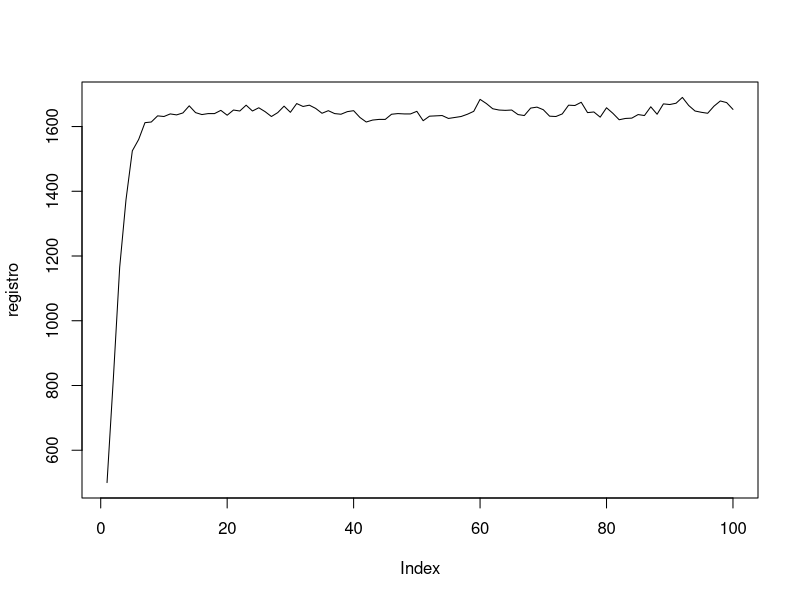

Generate this figure with R: (Note: this script raises an error after producing the figure.)
#================================================
#primeira versao do modelo, controle populacional 
#de presas
b = 1e-6; #parametro de reproducao
tempo = 100 #tempo maximo
#(pensar em como armazenar isso)

D = 500 #vamos armazenar como variavel atomica
registro = rep(NA, tempo)#vetor de tamanho populacional
#ao longo do tempo
registro[1] = D #guardando a populacao inicial

for(i in 2:tempo)
{
  #a cada passo de tempo, cada presa pode viver ou morrer
  D = rbinom(1, size = D, prob = 0.9)
  #entre as vivas, sorteamos um número de filhotes
  #produzidos
  lambda = exp(-b*D^2)
  D = D + sum(rpois(n = D, lambda = lambda))
  
  registro[i] = D
  #filhotes se tornam presas adultas na próxima rodada
}

#produzir um plot de tamanho populacional por tempo
plot(registro, type="l")
abline(h=K, col="red")
summary(registro)
#================================================